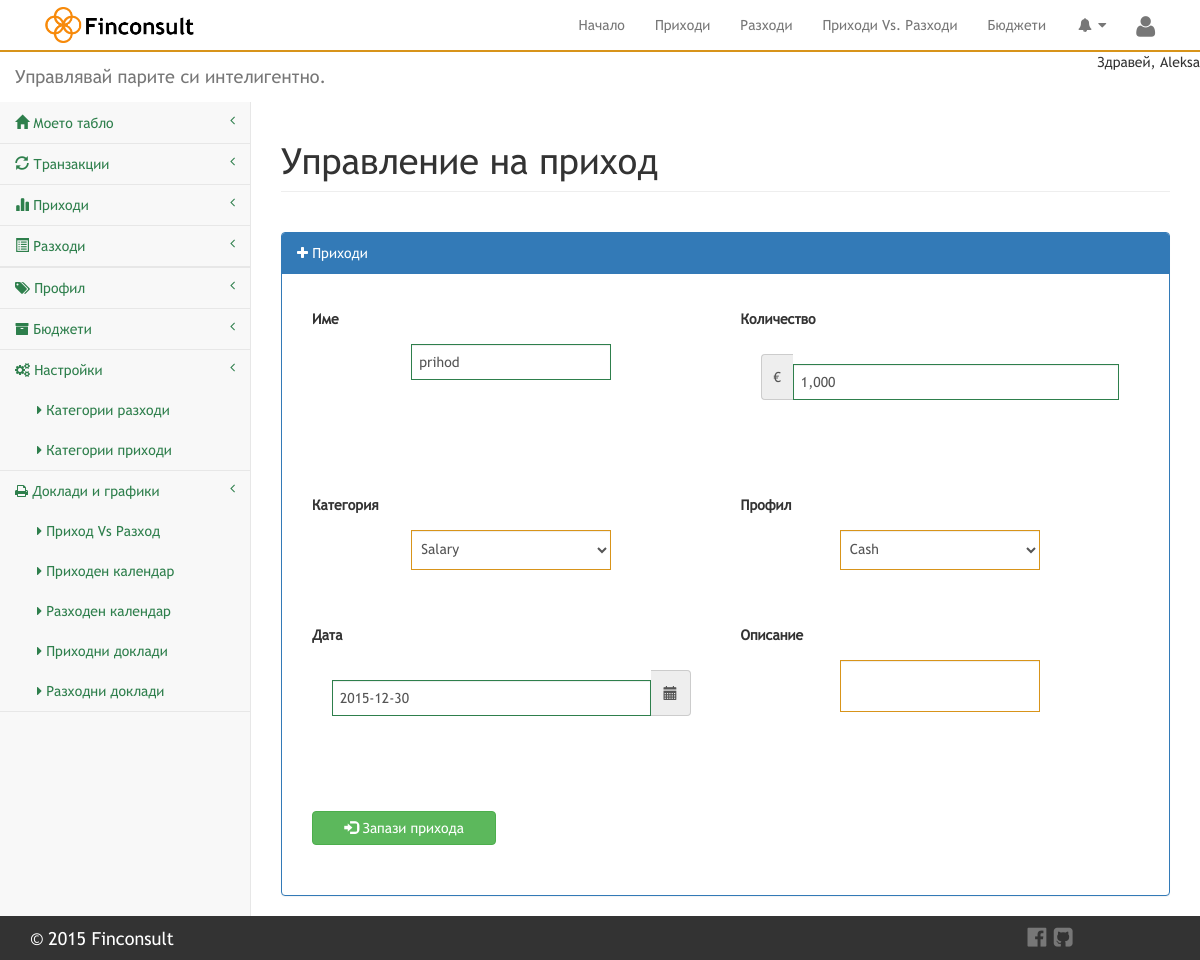
The app's page /index.php?page=ManageIncome&id=4 (signed in) with its own data.
### tables this page shows
CREATE TABLE IF NOT EXISTS `user` (
  `UserId` int(5) NOT NULL AUTO_INCREMENT,
  `FirstName` varchar(255) NOT NULL,
  `LastName` varchar(255) NOT NULL,
  `Email` varchar(255) NOT NULL,
  `Password` varchar(255) NOT NULL,
  `Currency` varchar(255) NOT NULL,
  PRIMARY KEY (`UserId`)
);

CREATE TABLE IF NOT EXISTS `assets` (
  `AssetsId` int(5) NOT NULL AUTO_INCREMENT,
  `UserId` int(5) NOT NULL,
  `Title` varchar(255) NOT NULL,
  `Date` date NOT NULL,
  `CategoryId` int(5) NOT NULL,
  `AccountId` int(5) NOT NULL,
  `Amount` varchar(255) NOT NULL,
  `Description` text NOT NULL,
  PRIMARY KEY (`AssetsId`),
  KEY `fk_test` (`AccountId`)
);

CREATE TABLE IF NOT EXISTS `category` (
  `CategoryId` int(5) NOT NULL AUTO_INCREMENT,
  `UserId` int(5) NOT NULL,
  `CategoryName` varchar(255) NOT NULL,
  `Level` int(2) NOT NULL,
  PRIMARY KEY (`CategoryId`)
);

CREATE TABLE IF NOT EXISTS `account` (
  `AccountId` int(5) NOT NULL AUTO_INCREMENT,
  `UserId` int(5) NOT NULL,
  `AccountName` varchar(255) NOT NULL,
  PRIMARY KEY (`AccountId`)
);

### includes/notification.php (called while the page is built, shortened)
<?php
$Dashboard		    	= "Моето табло";
$Transaction			= "Транзакции";
$Incomes				= "Приходи";
$Expenses				= "Разходи";
$Settings				= "Настройки";
$Welcome				= "Здравей";
$Name					= "Име";
$Amount					= "Количество";
$Category				= "Категория";
$Account				= "Профил";
$Date					= "Дата";
$Description			= "Описание";
$ManageIncome			= "Управление на приход";
$IncomeVsExpense		= "Приход Vs Разход";
$CategoryIncome			= "Категории приходи";
$CategoryExpense		= "Категории разходи";
$ReportsGraphs			= "Доклади и графики";
$IncomeReportsM 		= "Приходни доклади";
$ExpenseReportsM		= "Разходни доклади";
$BudgetsM				= "Бюджети";
$IncomeCalender			= "Приходен календар";
$ExpenseCalender		= "Разходен календар";
$SaveIncome				= "Запази прихода";
?>

### includes/global.php (called while the page is built, shortened)
<?php
include ('includes/db.php');
$UserId=$_SESSION['UserId'];
$GetUserInfo = "SELECT * FROM user WHERE UserId = $UserId";
$UserInfo = mysqli_query($mysqli, $GetUserInfo);
$ColUser = mysqli_fetch_assoc($UserInfo);
?>

### pages/ManageIncome.php (the view, shortened to what this page needs)
<?php
include ('includes/notification.php');
if(isset($_GET['id'])){
$IncomeId = abs($_GET['id']);
if($IncomeId != ''){
		$EditIncome = "SELECT a.AssetsId, a.Title, a.Date, a.Amount, a.Description, c.CategoryName, c.CategoryId, ac.AccountId, ac.AccountName from assets a, category c, account ac where a.CategoryId = c.CategoryId
					AND a.AccountId = ac.AccountId AND c.Level = 1 AND a.UserId = $UserId AND a.AssetsId = $IncomeId";
		if($IncomeEdit = mysqli_query($mysqli,$EditIncome)){
			$row = mysqli_fetch_assoc($IncomeEdit);
		}
	}
}
	else{exit;}
$EditIncome = "SELECT a.AssetsId, a.Title, a.Date, a.Amount, a.Description, c.CategoryName, c.CategoryId, ac.AccountId, ac.AccountName from assets a, category c, account ac where a.CategoryId = c.CategoryId
					AND a.AccountId = ac.AccountId AND c.Level = 1 AND a.UserId = $UserId AND a.AssetsId = $IncomeId";
		if($IncomeEdit = mysqli_query($mysqli,$EditIncome)){
			$row = mysqli_fetch_assoc($IncomeEdit);
		}
?>
        <div id="page-wrapper">
            <div class="row">
                <div class="col-lg-12">
				    <h1 class="page-header"><?php echo $ManageIncome ; ?></h1>
                </div>
            </div>
            <div class="row">
                  <div class="col-lg-12 ">
		            <div class="panel panel-primary">
                        <div class="panel-heading">
                           <i class="fa fa-plus"></i> <?php echo $Incomes ; ?>
                        </div>
                            <div class="panel-body">
                                <form role="form" method="post" action="">
                                    <fieldset>
                                    <div class="form-group col-lg-6">
								        <label for="iname"><?php echo $Name ; ?></label>
                                        <input class="form-control" required placeholder="<?php echo $Name ; ?>" value="<?php echo $row['Title'];?> " name="iname" type="text" autofocus>
                                    </div>
                                    <div class="form-group col-lg-6">
										 <label for="iamount" class="control-label"><?php echo $Amount ; ?></label>
											 <div class="input-group">
												 <span class="input-group-addon"><?php echo $ColUser['Currency'];?></span>
												 <input class="form-control" required placeholder="<?php echo $Amount ; ?>" value="<?php echo number_format($row['Amount']);?>" id="iamount" name="iamount" type="text" value="">
											 </div>
                                   </div>
                                   <div class="form-group col-lg-6">
                                        <label for="icategory"><?php echo $Category ; ?></label>
                                        <select name="icategory" class="form-control">
											<option value="<?php echo $row['CategoryId'];?>" select="selected"><?php echo $row['CategoryName'];?></option>
                                        </select>
                                    </div>
                                   <div class="form-group col-lg-6">
                                         <label for="iaccount"><?php echo $Account ; ?></label>
                                        <select name="iaccount" class="form-control">
											<option value="<?php echo $row['AccountId'];?>" select="selected"><?php echo $row['AccountName'];?></option>
                                        </select>
                                   </div>
                                   <div class="form-group col-lg-6" id="income">
                                         <label for="idate"><?php echo $Date ; ?></label>
                                        <div class="input-group date">
											<input name="idate" class="form-control" type="text"  value="<?php echo $row['Date'];?>">
											<span class="input-group-addon"><i class="glyphicon glyphicon-calendar"></i></span>
										</div>
                                   </div>
                                     <div class="form-group col-lg-6 ">
                                         <label for="idescription"><?php echo $Description ; ?></label>
                                        <textarea name="idescription" class="form-control"><?php echo $row['Description'];?></textarea>
                                   </div>
                                </fieldset>
                                <div class="form-group col-lg-3 col-md-6">
                               <button type="submit" name="income" class="btn btn-success btn-block "><span class="glyphicon glyphicon-log-in"></span>  <?php echo $SaveIncome ; ?></button>
								</div>
								</form>
                            </div>
                         </div>
                    </div>
                 </div>
            </div>

### includes/header.php (shortened to what this page needs)
<?php
include ('includes/notification.php');
?>
<!DOCTYPE html>
<html lang="en">
<head>
    <link rel="stylesheet" href="css/font-awesome.min.css">
    <link href="css/bootstrap.css" rel="stylesheet">
    <link rel="stylesheet" href="css/owl.carousel.css">
    <link rel="stylesheet" href="css/owl.theme.css">
    <link href="css/metisMenu.min.css" rel="stylesheet">
    <link href="css/sb-admin-2.css" rel="stylesheet">
    <link href="css/morris.css" rel="stylesheet">
    <link rel="stylesheet" href="css/style.css">
    <link rel="stylesheet" href="css/fonts.css">
</head>
<body>
<div class="container-fluid menu">
	<div class="container">
		<nav class="navbar navbar-default" role="navigation">
			<div class="navbar-header">
				<a class="navbar-brand" href="#"><img class="logo" src="images/logo.png"></a>
			</div>
			<div class="collapse navbar-collapse navbar-ex1-collapse">
				<ul class="nav navbar-nav navbar-right">
					<li <?php ActiveClass("index");?>><a href="index.php">Начало</a></li>
					<li <?php ActiveClass("index.php?page=AssetReport");?>><a href="index.php?page=AssetReport">Приходи</a></li>
					<li <?php ActiveClass("index.php?page=ExpenseReport");?>><a href="index.php?page=ExpenseReport">Разходи</a></li>
					<li <?php ActiveClass("index.php?page=IncomeVsExpense");?>><a href="index.php?page=IncomeVsExpense">Приходи Vs. Разходи</a></li>
					<li <?php ActiveClass("index.php?page=ManageBudget");?>><a href="index.php?page=ManageBudget">Бюджети</a></li>
                    <li class="dropdown">
                    <a class="dropdown-toggle" data-toggle="dropdown" href="#">
                        <i class="fa fa-bell fa-fw"></i>  <i class="fa fa-caret-down"></i>
                    </a>
					<li><a href="#" class="btn btn-primary dropdown-toggle user-log" data-toggle="dropdown"><i class="fa fa-user"></i></a>
					</li>
				</ul>
			</div>
		</nav>
	</div>
</div>
    <div id="wrapper-head">
        <nav class="navbar navbar-default navbar-static-top" role="navigation" style="margin-bottom: 0">
        <div class="headmain">
            <div class="navbar-header">
                <a class="navbar-brand" href="index.php">Управлявай парите си интелигентно.</a>
            </div>
            <ul class="nav navbar-top-links navbar-right">
                <li>
                     <?php
                    echo $Welcome;?>,
                    <?php
                    echo $ColUser['FirstName'];?>
                </li>
            </ul>
        </div>
            <div class="navbar-default sidebar" role="navigation">
                <div class="sidebar-nav navbar-collapse mainnavv">
                    <ul class="nav font-sidebar" id="side-menu">
                        <li>
                            <a <?php ActiveClass("index");?> href="index.php"><i class="glyphicon glyphicon-home"></i>  <?php echo $Dashboard;?><span class="fa arrow"></a>
                        </li>
                        <li>
                            <a <?php ActiveClass("index.php?page=Transaction");?>  href="index.php?page=Transaction"><i class="glyphicon glyphicon-refresh"></i>  <?php echo $Transaction;?><span class="fa arrow"></a>
                        </li>
                        <li>
                            <a <?php ActiveClass("index.php?page=AssetReport");?> href="index.php?page=AssetReport"><i class="glyphicon glyphicon-stats"></i>  <?php echo $Incomes;?><span class="fa arrow"></span></a>
                        </li>
                        <li>
                            <a <?php ActiveClass("index.php?page=ExpenseReport");?> href="index.php?page=ExpenseReport" ><i class="glyphicon glyphicon-list-alt"></i> <?php echo $Expenses;?><span class="fa arrow"></span></a>
                        <li>
                                <li>
                                    <a <?php ActiveClass("index.php?page=ManageAccount");?> href="index.php?page=ManageAccount"> <i class="fa fa-tags"></i> <?php echo $Account;?><span class="fa arrow"></a>
                                </li>
                        </li>
                        </li>
                        <li><a <?php ActiveClass("index.php?page=ManageBudget");?> href="index.php?page=ManageBudget"><i class="fa fa-archive"></i> <?php echo $BudgetsM;?><span class="fa arrow"></a>
                        </li>
                    <li>
                        <a class="parent" href="javascript:void(0)"><i class="fa fa-gears"> </i> <?php echo $Settings;?><span class="fa arrow"></a>
                        <ul class="nav nav-second-level" id="subitem">
                                <li>
                                    <a <?php ActiveClass("index.php?page=ManageExpenseCategory");?> href="index.php?page=ManageExpenseCategory"><i class="fa fa-caret-right"></i> <?php echo $CategoryExpense;?></a>
                                </li>
                                <li>
                                    <a <?php ActiveClass("index.php?page=ManageIncomeCategory");?> href="index.php?page=ManageIncomeCategory"><i class="fa fa-caret-right"></i> <?php echo $CategoryIncome;?></a>
                                </li>
                        </ul>
                    </li>
                    <li>
                         <a class="parent" href="javascript:void(0)"><i class="fa fa-print"> </i> <?php echo $ReportsGraphs;?><span class="fa arrow"></a>
                         <ul class="nav nav-second-level" >
                                <li>
                                    <a <?php ActiveClass("index.php?page=IncomeVsExpense");?> id="subitem" href="index.php?page=IncomeVsExpense"><i class="fa fa-caret-right"> </i> <?php echo $IncomeVsExpense;?></a>
                                </li>
                                <li>
                                    <a <?php ActiveClass("index.php?page=IncomeCalender");?> id="subitem" href="index.php?page=IncomeCalender"><i class="fa fa-caret-right"> </i> <?php echo $IncomeCalender;?></a>
                                </li>
                                <li>
                                    <a <?php ActiveClass("index.php?page=ExpenseCalender");?> id="subitem" href="index.php?page=ExpenseCalender"><i class="fa fa-caret-right"> </i> <?php echo $ExpenseCalender;?></a>
                                </li>
                                <li>
                                    <a <?php ActiveClass("index.php?page=AllIncomeReports");?> id="subitem" href="index.php?page=AllIncomeReports"><i class="fa fa-caret-right"></i> <?php echo $IncomeReportsM ;?></a>
                                </li>
                                <li>
                                    <a <?php ActiveClass("index.php?page=AllExpenseReports");?> id="subitem" href="index.php?page=AllExpenseReports"><i class="fa fa-caret-right"></i> <?php echo $ExpenseReportsM;?></a>
                                </li>
                        </ul>
                    </li>
                    </ul>
                </div>
            </div>
        </nav>
</div>

### css/sb-admin-2.css (style rules this page uses)
body { background-color: #f8f8f8; }
#page-wrapper { padding: 0 15px; min-height: 568px; background-color: #fff; }
@media (min-width:768px) { #page-wrapper { position: inherit; margin: 0 0 0 250px; padding: 0 30px; border-left: 1px solid #e7e7e7; } }
.navbar-top-links li { display: inline-block; }
.navbar-top-links li:last-child { margin-right: 15px; }
.sidebar .sidebar-nav.navbar-collapse { padding-right: 0; padding-left: 0; }
.sidebar ul li { border-bottom: 1px solid #e7e7e7; }
.sidebar .arrow { float: right; }
.sidebar .fa.arrow:before { content: "\f104"; }
.sidebar .nav-second-level li, .sidebar .nav-third-level li { border-bottom: 0!important; }
.sidebar .nav-second-level li a { padding-left: 37px; }
@media (min-width:768px) { .sidebar { z-index: 1; position: absolute; width: 250px; margin-top: 51px; } }

### css/style.css (style rules this page uses)
body { font-family:trebuchet_regular }
h1 { margin-top:0 }
.logo { height:180%;margin-top:-8px }
.navbar { border:none;border-radius:0;background:#fff;margin-bottom:0 }
.menu { background:#fff;border-bottom:2px solid #d8941a }
.user-log { font-size:24px;color:#2e7f4c;padding-bottom:11px!important;border-radius:0;background:0 0;border:none }
form div { text-align:left;margin:0 auto 20px;padding:20px;display:inline-block }
form div input[type=text],form div select { margin-bottom:10px;width:200px;height:36px;border:1px solid #2e7f4c;padding:7px }
textarea { width:300px;height:115px;resize:none;border:1px solid #2e7f4c;padding:7px }
.form-control { width:200px;height:40px;margin:10px auto auto;border:1px solid #D8941A;border-radius:0;padding:5px;display:block }
.font-sidebar li a { color:#2e7f4c }
.panel-info,.panel-primary,.panel-red,.panel-warning { margin-top:20px }
.panel { margin-top:20px; }

### records on screen
user: FirstName "Aleksa", Currency "€"
assets: iname "prihod", iamount "1,000", icategory "Salary", iaccount "Cash", idate "2015-12-30"

### other values on screen
$Welcome "Здравей"
$Dashboard "Моето табло"
$Transaction "Транзакции"
$Incomes "Приходи"
$Expenses "Разходи"
$Account "Профил"
$BudgetsM "Бюджети"
$Settings "Настройки"
$CategoryExpense "Категории разходи"
$CategoryIncome "Категории приходи"
$ReportsGraphs "Доклади и графики"
$IncomeVsExpense "Приход Vs Разход"
$IncomeCalender "Приходен календар"
$ExpenseCalender "Разходен календар"
$IncomeReportsM "Приходни доклади"
